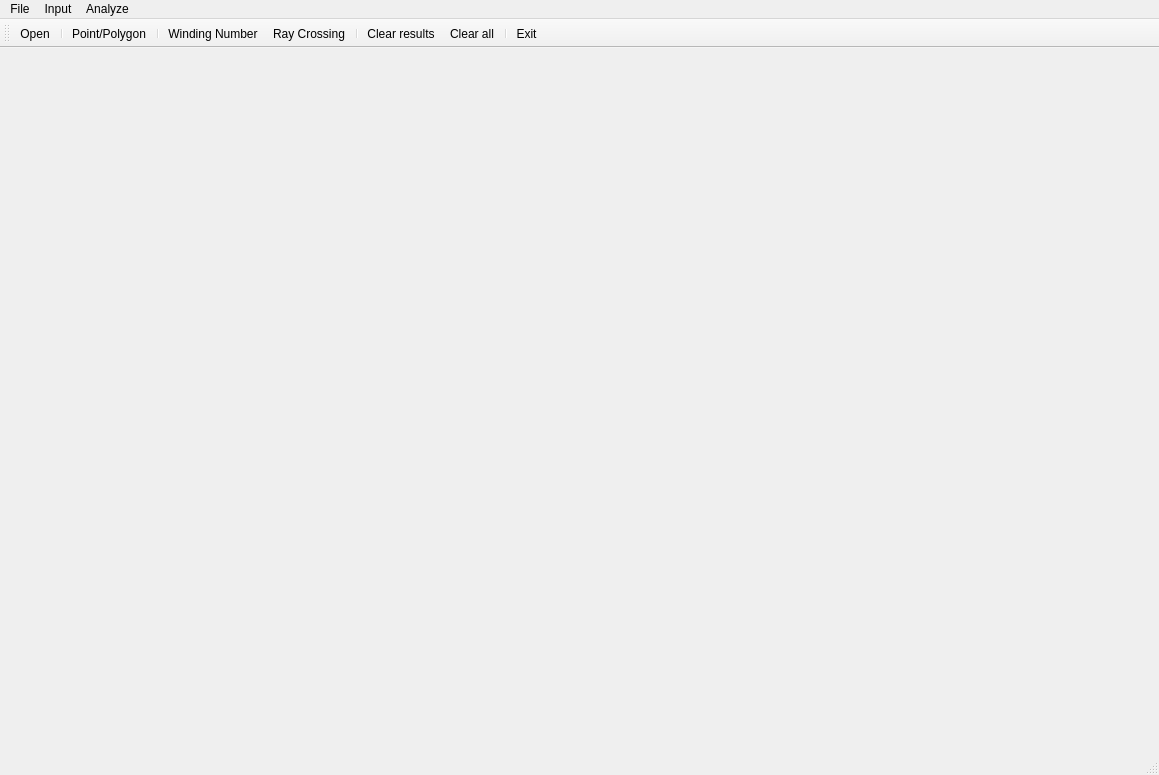
<?xml version="1.0" encoding="UTF-8"?>
<ui version="4.0">
 <class>MainForm</class>
 <widget class="QMainWindow" name="MainForm">
  <property name="geometry">
   <rect>
    <x>0</x>
    <y>0</y>
    <width>1159</width>
    <height>775</height>
   </rect>
  </property>
  <property name="windowTitle">
   <string>Analyze point and polyhon position</string>
  </property>
  <widget class="QWidget" name="centralwidget">
   <layout class="QHBoxLayout" name="horizontalLayout">
    <item>
     <widget class="Draw" name="Canvas" native="true">
      <property name="sizePolicy">
       <sizepolicy hsizetype="Expanding" vsizetype="Expanding">
        <horstretch>0</horstretch>
        <verstretch>0</verstretch>
       </sizepolicy>
      </property>
     </widget>
    </item>
   </layout>
  </widget>
  <widget class="QMenuBar" name="menubar">
   <property name="geometry">
    <rect>
     <x>0</x>
     <y>0</y>
     <width>1159</width>
     <height>22</height>
    </rect>
   </property>
   <widget class="QMenu" name="menuFile">
    <property name="title">
     <string>File</string>
    </property>
    <addaction name="actionOpen"/>
    <addaction name="separator"/>
    <addaction name="actionExit"/>
   </widget>
   <widget class="QMenu" name="menuInput">
    <property name="title">
     <string>Input</string>
    </property>
    <addaction name="actionPoint_Polygon"/>
    <addaction name="separator"/>
    <addaction name="actionClear_data"/>
    <addaction name="actionClear_all"/>
   </widget>
   <widget class="QMenu" name="menuAnalyze">
    <property name="title">
     <string>Analyze</string>
    </property>
    <addaction name="actionWinding_Number"/>
    <addaction name="actionRay_Crossing"/>
   </widget>
   <addaction name="menuFile"/>
   <addaction name="menuInput"/>
   <addaction name="menuAnalyze"/>
  </widget>
  <widget class="QStatusBar" name="statusbar"/>
  <widget class="QToolBar" name="toolBar">
   <property name="windowTitle">
    <string>toolBar</string>
   </property>
   <attribute name="toolBarArea">
    <enum>TopToolBarArea</enum>
   </attribute>
   <attribute name="toolBarBreak">
    <bool>false</bool>
   </attribute>
   <addaction name="actionOpen"/>
   <addaction name="separator"/>
   <addaction name="actionPoint_Polygon"/>
   <addaction name="separator"/>
   <addaction name="actionWinding_Number"/>
   <addaction name="actionRay_Crossing"/>
   <addaction name="separator"/>
   <addaction name="actionClear_data"/>
   <addaction name="actionClear_all"/>
   <addaction name="separator"/>
   <addaction name="actionExit"/>
  </widget>
  <action name="actionOpen">
   <property name="icon">
    <iconset resource="images.qrc">
     <normaloff>:/icons/images/icons/open_file.png</normaloff>:/icons/images/icons/open_file.png</iconset>
   </property>
   <property name="text">
    <string>Open</string>
   </property>
   <property name="toolTip">
    <string>Open a file</string>
   </property>
  </action>
  <action name="actionExit">
   <property name="icon">
    <iconset resource="images.qrc">
     <normaloff>:/icons/images/icons/exit.png</normaloff>:/icons/images/icons/exit.png</iconset>
   </property>
   <property name="text">
    <string>Exit</string>
   </property>
   <property name="toolTip">
    <string>Close application</string>
   </property>
  </action>
  <action name="actionPoint_Polygon">
   <property name="checkable">
    <bool>true</bool>
   </property>
   <property name="icon">
    <iconset resource="images.qrc">
     <normaloff>:/icons/images/icons/pointpol.png</normaloff>:/icons/images/icons/pointpol.png</iconset>
   </property>
   <property name="text">
    <string>Point/Polygon</string>
   </property>
   <property name="toolTip">
    <string>Input point or polygon</string>
   </property>
  </action>
  <action name="actionClear_data">
   <property name="icon">
    <iconset resource="images.qrc">
     <normaloff>:/icons/images/icons/clear.png</normaloff>:/icons/images/icons/clear.png</iconset>
   </property>
   <property name="text">
    <string>Clear results</string>
   </property>
  </action>
  <action name="actionWinding_Number">
   <property name="icon">
    <iconset resource="images.qrc">
     <normaloff>:/icons/images/icons/winding.png</normaloff>:/icons/images/icons/winding.png</iconset>
   </property>
   <property name="text">
    <string>Winding Number</string>
   </property>
   <property name="toolTip">
    <string>Analyze point and polygon position using Winding Number</string>
   </property>
  </action>
  <action name="actionRay_Crossing">
   <property name="icon">
    <iconset resource="images.qrc">
     <normaloff>:/icons/images/icons/ray.png</normaloff>:/icons/images/icons/ray.png</iconset>
   </property>
   <property name="text">
    <string>Ray Crossing</string>
   </property>
   <property name="toolTip">
    <string>Analyze point and polygon position using Ray Crossing</string>
   </property>
  </action>
  <action name="actionClear_all">
   <property name="icon">
    <iconset resource="images.qrc">
     <normaloff>:/icons/images/icons/clear_all.png</normaloff>:/icons/images/icons/clear_all.png</iconset>
   </property>
   <property name="text">
    <string>Clear all</string>
   </property>
   <property name="toolTip">
    <string>Clear all data and results</string>
   </property>
  </action>
 </widget>
 <customwidgets>
  <customwidget>
   <class>Draw</class>
   <extends>QWidget</extends>
   <header location="global">draw.h</header>
   <container>1</container>
  </customwidget>
 </customwidgets>
 <resources>
  <include location="images.qrc"/>
 </resources>
 <connections/>
</ui>
